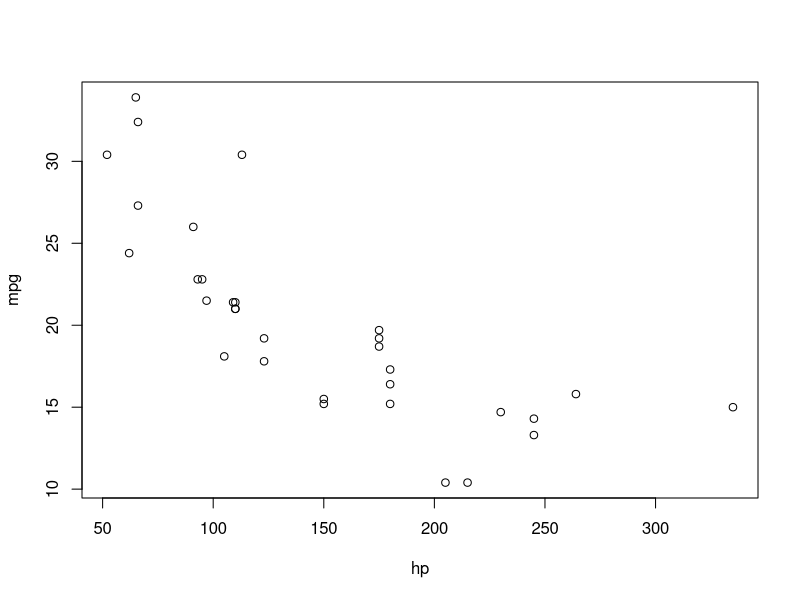
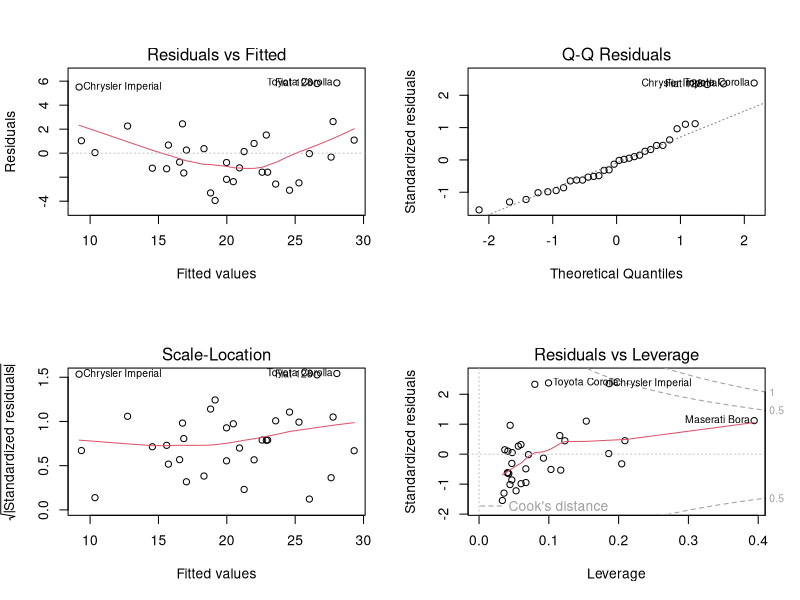

Recreate these plots in R, in order.
#multiple linear regression
#problem statement: 
#objective: the goal of the model is to establish the relationship between "mpg" as a response variable with "disp", "hp", "wt" as predictor variables.
# consider dataset "mtcars" available in the R environment

#it gives comparison between different car models in terms of

#mpg= mileage per gallon
#disp= cylinder displacement
#hp= horse power
#wt= weight of the car


# predicting mileage

input<-mtcars[,c("mpg", "disp", "hp", "wt")]
names 

cor(input)
attach(input)

plot(hp,mpg)
#doubt
model1<-lm(mpg~disp+hp+wt, data=input)#lm stands for linear model
model1
summary(model1)
 
#H0= there is no linear relation between mileage and other independent variable
#H1 = there is linear corelation between mileage and other independent variable

#model 1 accuracy = 80.83 (adjusted r sqr value)
model2<-lm(mpg~hp+wt, data=input)
model2
summary(model2)


#model 2 accuracy = 81.48

par(mfrow= c(2,2))
plot(model2)
